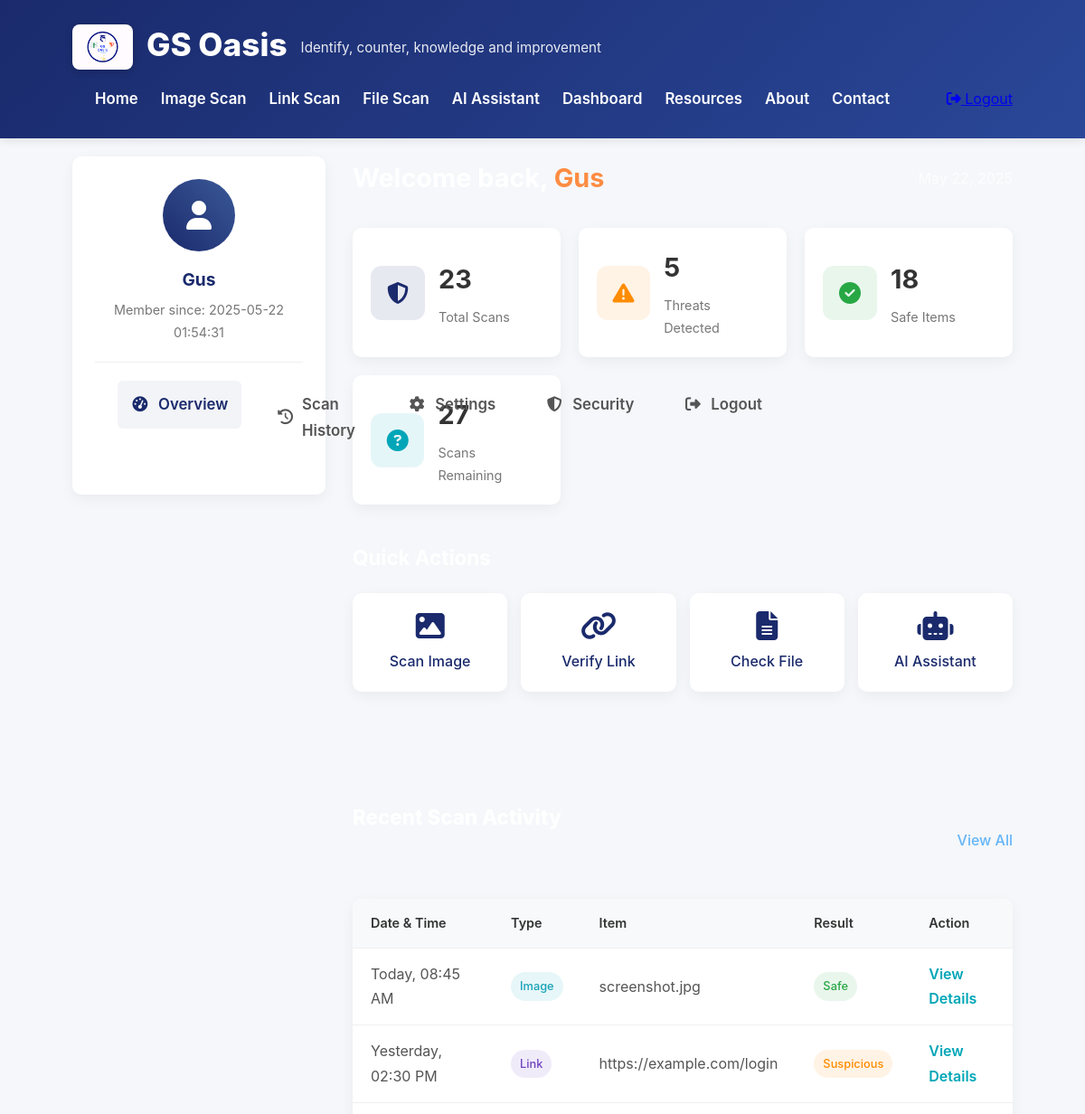
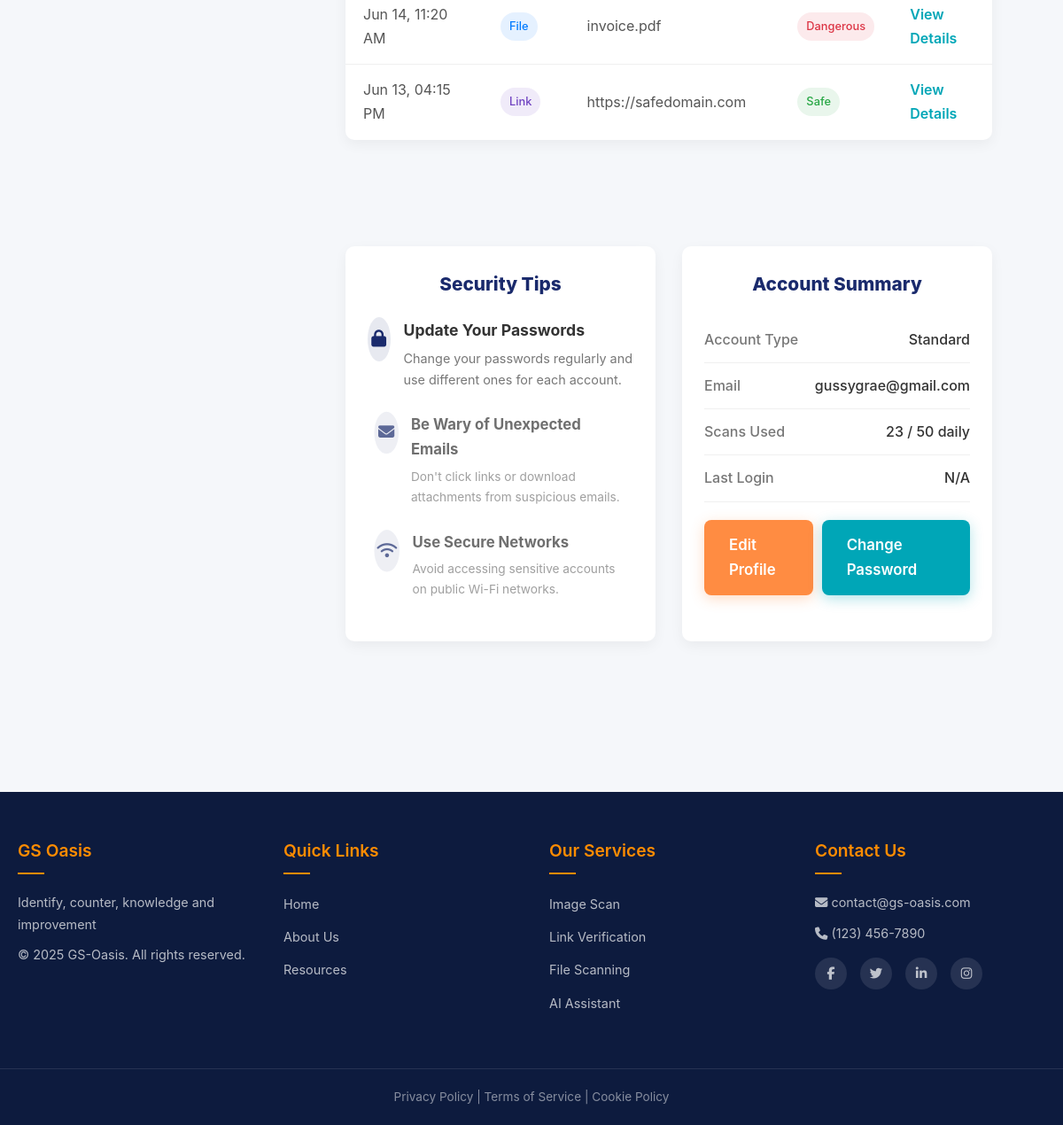
The app's page /dashboard (signed in) with its own data (2 pictures, top to bottom).
### tables this page shows
CREATE TABLE users (
                id INTEGER PRIMARY KEY AUTOINCREMENT,
                username TEXT UNIQUE NOT NULL,
                email TEXT NOT NULL,
                password TEXT NOT NULL
            , created_at TEXT, last_login TEXT, account_type TEXT);

### gs-oasis/app.py (the view, shortened to what this page needs)
@app.route('/dashboard')
@login_required
def dashboard():
    username = session.get('username')
    with sqlite3.connect('database.db') as conn:
        cursor = conn.cursor()
        cursor.execute("PRAGMA table_info(users)")
        columns = [col[1] for col in cursor.fetchall()]
        select_fields = ["email"]
        if 'created_at' in columns:
            select_fields.append('created_at')
        if 'last_login' in columns:
            select_fields.append('last_login')
        query = f"SELECT {', '.join(select_fields)} FROM users WHERE username = ?"
        try:
            cursor.execute(query, (username,))
            user_data = cursor.fetchone()
            if user_data:
                email = user_data[0]
                join_date = "N/A"
                last_login = "N/A"
                field_index = 1
                if 'created_at' in columns and len(user_data) > field_index:
                    join_date = user_data[field_index] if user_data[field_index] else "N/A"
                    field_index += 1
                if 'last_login' in columns and len(user_data) > field_index:
                    last_login = user_data[field_index] if user_data[field_index] else "N/A"
            else:
                email = "N/A"
                join_date = "N/A"
                last_login = "N/A"
        except sqlite3.Error as e:
            print(f"Database error: {str(e)}")
            email = "N/A"
            join_date = "N/A"
            last_login = "N/A"
        scan_count = 23  # Total scans performed by user
        threat_count = 5  # Threats detected
        safe_count = 18  # Safe scans
        remaining_scans = 50 - scan_count  # Daily limit
        current_date = time.strftime("%B %d, %Y")
        recent_activities = [
            {
                "date": "Today, 08:45 AM",
                "type": "image",
                "item": "screenshot.jpg",
                "result": "safe"
            },
            {
                "date": "Yesterday, 02:30 PM",
                "type": "link",
                "item": "https://example.com/login",
                "result": "suspicious"
            },
            {
                "date": "Jun 14, 11:20 AM",
                "type": "file",
                "item": "invoice.pdf",
                "result": "dangerous"
            },
            {
                "date": "Jun 13, 04:15 PM",
                "type": "link",
                "item": "https://safedomain.com",
                "result": "safe"
            }
        ]
    return render_template('dashboard.html',
                          username=username,
                          email=email,
                          join_date=join_date,
                          current_date=current_date,
                          scan_count=scan_count,
                          threat_count=threat_count,
                          safe_count=safe_count,
                          remaining_scans=remaining_scans,
                          last_login=last_login,
                          recent_activities=recent_activities)

### gs-oasis/app.py (called while the page is built)
def login_required(f):
    @wraps(f)
    def wrapper(*args, **kwargs):
        if 'user_id' not in session:
            flash('You need to log in to access this page.', 'warning')
            return redirect(url_for('login'))
        return f(*args, **kwargs)
    return wrapper

### gs-oasis/templates/dashboard.html (shortened to what this page needs)
{% extends 'base.html' %}
{% block content %}
<div class="dashboard-container">
    <div class="dashboard-sidebar">
        <div class="user-profile">
            <div class="avatar">
                <i class="fas fa-user"></i>
            </div>
            <h3>{{ username }}</h3>
            <p>Member since: {{ join_date }}</p>
        </div>
        <nav class="dashboard-nav">
            <ul>
                <li class="active"><a href="{{ url_for('dashboard') }}"><i class="fas fa-tachometer-alt"></i> Overview</a></li>
                <li><a href="#history"><i class="fas fa-history"></i> Scan History</a></li>
                <li><a href="#settings"><i class="fas fa-cog"></i> Settings</a></li>
                <li><a href="#security"><i class="fas fa-shield-alt"></i> Security</a></li>
                <li><a href="{{ url_for('logout') }}"><i class="fas fa-sign-out-alt"></i> Logout</a></li>
            </ul>
        </nav>
    </div>
    <div class="dashboard-main">
        <div class="dashboard-header">
            <h1>Welcome back, <span class="highlight">{{ username }}</span></h1>
            <div class="date">{{ current_date }}</div>
        </div>
        <div class="stats-overview">
            <div class="stat-card">
                <div class="stat-icon">
                    <i class="fas fa-shield-alt"></i>
                </div>
                <div class="stat-details">
                    <h3>{{ scan_count }}</h3>
                    <p>Total Scans</p>
                </div>
            </div>
            <div class="stat-card">
                <div class="stat-icon warning">
                    <i class="fas fa-exclamation-triangle"></i>
                </div>
                <div class="stat-details">
                    <h3>{{ threat_count }}</h3>
                    <p>Threats Detected</p>
                </div>
            </div>
            <div class="stat-card">
                <div class="stat-icon success">
                    <i class="fas fa-check-circle"></i>
                </div>
                <div class="stat-details">
                    <h3>{{ safe_count }}</h3>
                    <p>Safe Items</p>
                </div>
            </div>
            <div class="stat-card">
                <div class="stat-icon info">
                    <i class="fas fa-question-circle"></i>
                </div>
                <div class="stat-details">
                    <h3>{{ remaining_scans }}</h3>
                    <p>Scans Remaining</p>
                </div>
            </div>
        </div>
        <div class="quick-actions">
            <h2>Quick Actions</h2>
            <div class="action-buttons">
                <a href="{{ url_for('scan_image') }}" class="action-btn">
                    <i class="fas fa-image"></i>
                    <span>Scan Image</span>
                </a>
                <a href="{{ url_for('scan_link') }}" class="action-btn">
                    <i class="fas fa-link"></i>
                    <span>Verify Link</span>
                </a>
                <a href="{{ url_for('scan_file') }}" class="action-btn">
                    <i class="fas fa-file-alt"></i>
                    <span>Check File</span>
                </a>
                <a href="{{ url_for('ai_assistant') }}" class="action-btn">
                    <i class="fas fa-robot"></i>
                    <span>AI Assistant</span>
                </a>
            </div>
        </div>
        <section id="history" class="recent-activity">
            <div class="section-header">
                <h2>Recent Scan Activity</h2>
                <a href="#" class="view-all">View All</a>
            </div>
            <div class="activity-table">
                <table>
                    <thead>
                        <tr>
                            <th>Date & Time</th>
                            <th>Type</th>
                            <th>Item</th>
                            <th>Result</th>
                            <th>Action</th>
                        </tr>
                    </thead>
                    <tbody>
                        {% for activity in recent_activities %}
                        <tr>
                            <td>{{ activity.date }}</td>
                            <td>
                                {% if activity.type == 'image' %}
                                <span class="badge image">Image</span>
                                {% elif activity.type == 'link' %}
                                <span class="badge link">Link</span>
                                {% elif activity.type == 'file' %}
                                <span class="badge file">File</span>
                                {% endif %}
                            </td>
                            <td>{{ activity.item }}</td>
                            <td>
                                {% if activity.result == 'safe' %}
                                <span class="badge success">Safe</span>
                                {% elif activity.result == 'suspicious' %}
                                <span class="badge warning">Suspicious</span>
                                {% elif activity.result == 'dangerous' %}
                                <span class="badge danger">Dangerous</span>
                                {% endif %}
                            </td>
                            <td><a href="#" class="btn-text">View Details</a></td>
                        </tr>
                        {% endfor %}
                    </tbody>
                </table>
            </div>
        </section>
        <div class="dashboard-row">
            <section id="security" class="security-tips">
                <h2>Security Tips</h2>
                <div class="tip-list">
                    <div class="tip-item">
                        <div class="tip-icon"><i class="fas fa-lock"></i></div>
                        <div class="tip-content">
                            <h3>Update Your Passwords</h3>
                            <p>Change your passwords regularly and use different ones for each account.</p>
                        </div>
                    </div>
                    <div class="tip-item">
                        <div class="tip-icon"><i class="fas fa-envelope"></i></div>
                        <div class="tip-content">
                            <h3>Be Wary of Unexpected Emails</h3>
                            <p>Don't click links or download attachments from suspicious emails.</p>
                        </div>
                    </div>
                    <div class="tip-item">
                        <div class="tip-icon"><i class="fas fa-wifi"></i></div>
                        <div class="tip-content">
                            <h3>Use Secure Networks</h3>
                            <p>Avoid accessing sensitive accounts on public Wi-Fi networks.</p>
                        </div>
                    </div>
                </div>
            </section>
            <section id="settings" class="account-summary">
                <h2>Account Summary</h2>
                <div class="account-details">
                    <div class="detail-row">
                        <div class="detail-label">Account Type</div>
                        <div class="detail-value">Standard</div>
                    </div>
                    <div class="detail-row">
                        <div class="detail-label">Email</div>
                        <div class="detail-value">{{ email }}</div>
                    </div>
                    <div class="detail-row">
                        <div class="detail-label">Scans Used</div>
                        <div class="detail-value">{{ scan_count }} / 50 daily</div>
                    </div>
                    <div class="detail-row">
                        <div class="detail-label">Last Login</div>
                        <div class="detail-value">{{ last_login }}</div>
                    </div>
                    <div class="detail-buttons">
                        <a href="#" class="btn btn-primary">Edit Profile</a>
                        <a href="#" class="btn btn-secondary">Change Password</a>
                    </div>
                </div>
            </section>
        </div>
    </div>
</div>
{% endblock %}

### gs-oasis/templates/base.html (shortened to what this page needs)
<!DOCTYPE html>
<html lang="en">
<head>
    <link rel="stylesheet" href="{{ url_for('static', filename='css/style.css') }}">
    <link rel="stylesheet" href="{{ url_for('static', filename='css/ai-assistant.css') }}">
    <link rel="stylesheet" href="https://cdnjs.cloudflare.com/ajax/libs/font-awesome/6.5.1/css/all.min.css">
</head>
<body>
    <header>
        <div class="container">
            <div class="logo">
                <img src="{{ url_for('static', filename='images/Logo.png') }}" alt="GS Oasis Logo">
                <h1>GS Oasis</h1>
                <p>Identify, counter, knowledge and improvement</p>
            </div>
            <nav>
                <ul>
                    <li><a href="{{ url_for('index') }}">Home</a></li>
                    {% if 'user_id' in session %}
                    <li><a href="{{ url_for('scan_image') }}">Image Scan</a></li>
                    <li><a href="{{ url_for('scan_link') }}">Link Scan</a></li>
                    <li><a href="{{ url_for('scan_file') }}">File Scan</a></li>
                    <li><a href="{{ url_for('ai_assistant') }}">AI Assistant</a></li>
                    <li><a href="{{ url_for('dashboard') }}">Dashboard</a></li>
                    {% else %}
                    <li><a href="{{ url_for('register') }}">Sign Up</a></li>
                    <li><a href="{{ url_for('login') }}">Login</a></li>
                    {% endif %}
                    <li><a href="{{ url_for('resources') }}">Resources</a></li>
                    <li><a href="{{ url_for('about') }}">About</a></li>
                    <li><a href="{{ url_for('contact') }}">Contact</a></li>
                </ul>
                {% if 'user_id' in session %}
                <div class="user-menu">
                    <a href="{{ url_for('logout') }}" class="logout-btn"><i class="fas fa-sign-out-alt"></i> Logout</a>
                </div>
                {% endif %}
            </nav>
        </div>
    </header>
    <main>
        <div class="container">
            {% block content %}{% endblock %}
        </div>
    </main>
    {% include 'footer.html' %}
</body>
</html>

### gs-oasis/templates/footer.html (shortened to what this page needs)
<footer>
    <div class="footer-container">
        <div class="footer-section">
            <h4>GS Oasis</h4>
            <p>Identify, counter, knowledge and improvement</p>
            <p>&copy; 2025 GS-Oasis. All rights reserved.</p>
        </div>
        <div class="footer-section">
            <h4>Quick Links</h4>
            <ul>
                <li><a href="{{ url_for('index') }}">Home</a></li>
                <li><a href="{{ url_for('about') }}">About Us</a></li>
                <li><a href="{{ url_for('resources') }}">Resources</a></li>
            </ul>
        </div>
        <div class="footer-section">
            <h4>Our Services</h4>
            <ul>
                <li><a href="{{ url_for('scan_image') }}">Image Scan</a></li>
                <li><a href="{{ url_for('scan_link') }}">Link Verification</a></li>
                <li><a href="{{ url_for('scan_file') }}">File Scanning</a></li>
                <li><a href="{{ url_for('ai_assistant') }}">AI Assistant</a></li>
            </ul>
        </div>
        <div class="footer-section">
            <h4>Contact Us</h4>
            <p><i class="fas fa-envelope"></i> <a href="mailto:contact@gs-oasis.com">contact@gs-oasis.com</a></p>
            <p><i class="fas fa-phone"></i> (123) 456-7890</p>
            <div class="social-icons">
                <a href="#" aria-label="Facebook"><i class="fab fa-facebook-f"></i></a>
                <a href="#" aria-label="Twitter"><i class="fab fa-twitter"></i></a>
                <a href="#" aria-label="LinkedIn"><i class="fab fa-linkedin-in"></i></a>
                <a href="#" aria-label="Instagram"><i class="fab fa-instagram"></i></a>
            </div>
        </div>
    </div>
    <div class="footer-bottom">
        <p>Privacy Policy | Terms of Service | Cookie Policy</p>
    </div>
</footer>
</body>
</html>

### records on screen
users: username "Gus", created_at "2025-05-22 01:54:31", email "gussygrae@gmail.com"

### other values on screen
{{ scan_count }} "23"
{{ threat_count }} "5"
{{ safe_count }} "18"
{{ remaining_scans }} "27"
{{ activity.date }} "Today, 08:45 AM" "Yesterday, 02:30 PM" "Jun 14, 11:20 AM" "Jun 13, 04:15 PM"
{{ activity.item }} "screenshot.jpg" "https://example.com/login" "invoice.pdf" "https://safedomain.com"
{{ last_login }} "N/A"
